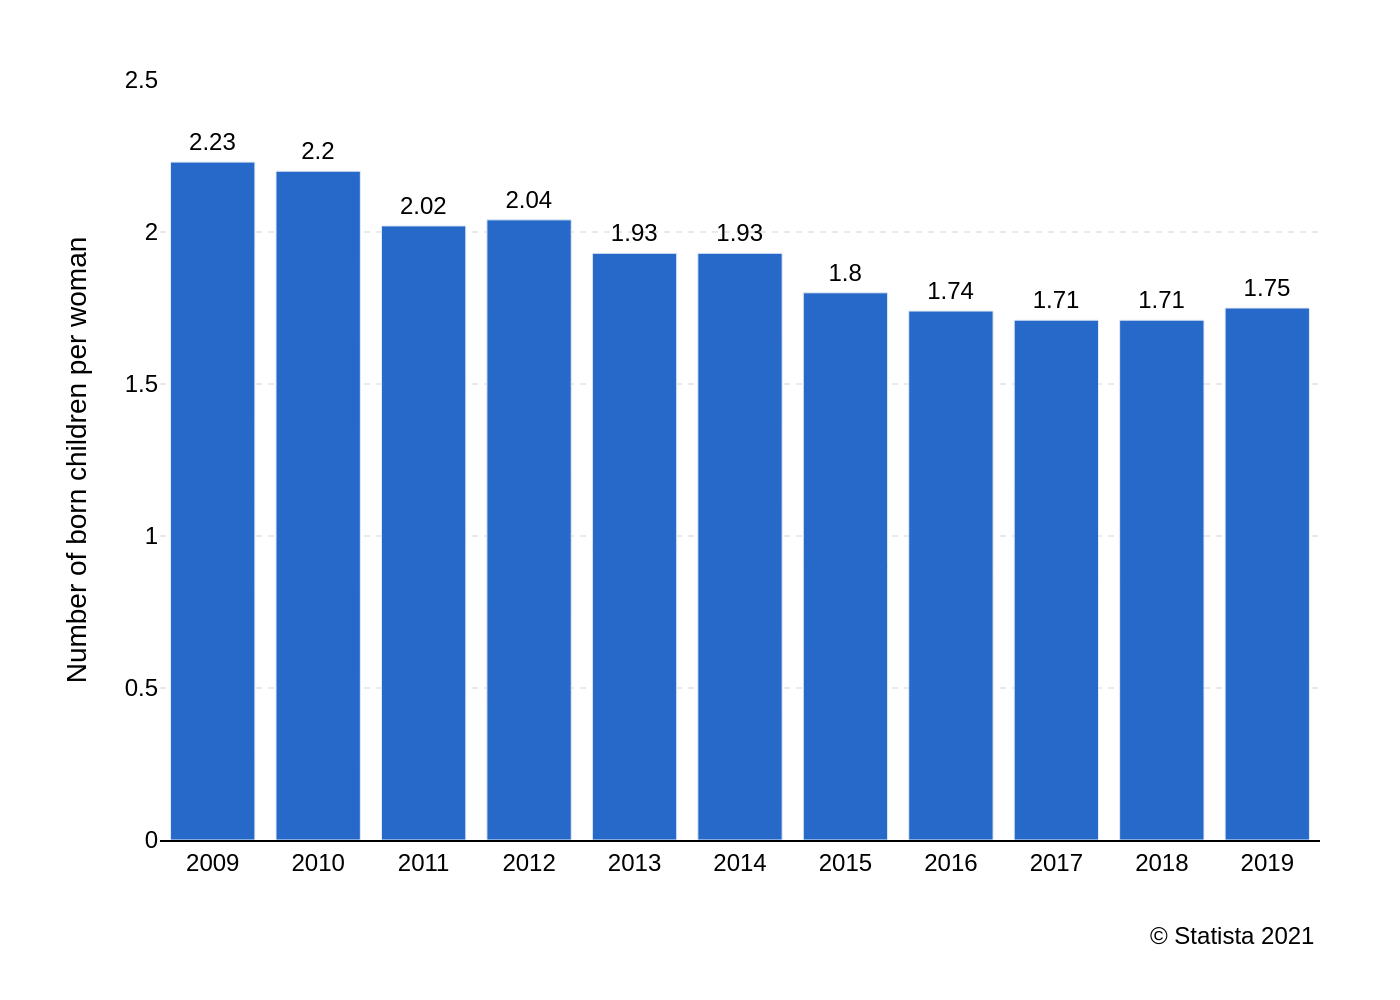

The script that drew this image:
import sys
import json
import plotly.graph_objects as go
import os

# Check for command-line argument
if len(sys.argv) != 2:
    print("Usage: python script.py <path_to_json_file>")
    sys.exit(1)

json_path = sys.argv[1]

# Read data from the specified JSON file
try:
    with open(json_path, 'r', encoding='utf-8') as f:
        chart_info = json.load(f)
except FileNotFoundError:
    print(f"Error: JSON file not found at {json_path}")
    sys.exit(1)
except json.JSONDecodeError:
    print(f"Error: Could not decode JSON from {json_path}")
    sys.exit(1)

# Extract data from JSON
chart_data = chart_info.get('chart_data', [])
texts = chart_info.get('texts', {})
colors = chart_info.get('colors', [])

# Prepare data for Plotly
categories = [item['category'] for item in chart_data]
values = [item['value'] for item in chart_data]

# Create the figure
fig = go.Figure()

# Add the bar trace
fig.add_trace(go.Bar(
    x=categories,
    y=values,
    text=values,
    textposition='outside',
    texttemplate='%{text}',
    marker_color=colors[0] if colors else '#2669C9',
    cliponaxis=False,
    hoverinfo='none'
))

# Update layout
fig.update_layout(
    plot_bgcolor='white',
    paper_bgcolor='white',
    font=dict(family="Arial", size=12, color='black'),
    showlegend=False,
    margin=dict(l=80, r=40, t=40, b=80),
    xaxis=dict(
        title_text=texts.get('x_axis_title'),
        showgrid=False,
        showline=True,
        linecolor='black',
        linewidth=1,
        tickfont=dict(size=12)
    ),
    yaxis=dict(
        title_text=texts.get('y_axis_title'),
        range=[0, 2.5],
        tickvals=[0, 0.5, 1, 1.5, 2, 2.5],
        showgrid=True,
        gridcolor='#EAEAEA',
        gridwidth=1,
        griddash='dot',
        zeroline=False,
        showline=False,
        tickfont=dict(size=12)
    ),
    annotations=[
        dict(
            text=texts.get('source', ''),
            align='right',
            showarrow=False,
            xref='paper',
            yref='paper',
            x=1.0,
            y=-0.15,
            font=dict(size=12)
        )
    ]
)

# Update text font for the bar values
fig.update_traces(textfont=dict(family="Arial", size=12, color='black'))

# Determine output filename and save the image
base_filename = os.path.splitext(os.path.basename(json_path))[0]
output_filename = f"{base_filename}.png"
fig.write_image(output_filename, scale=2)

print(f"Chart saved to {output_filename}")
